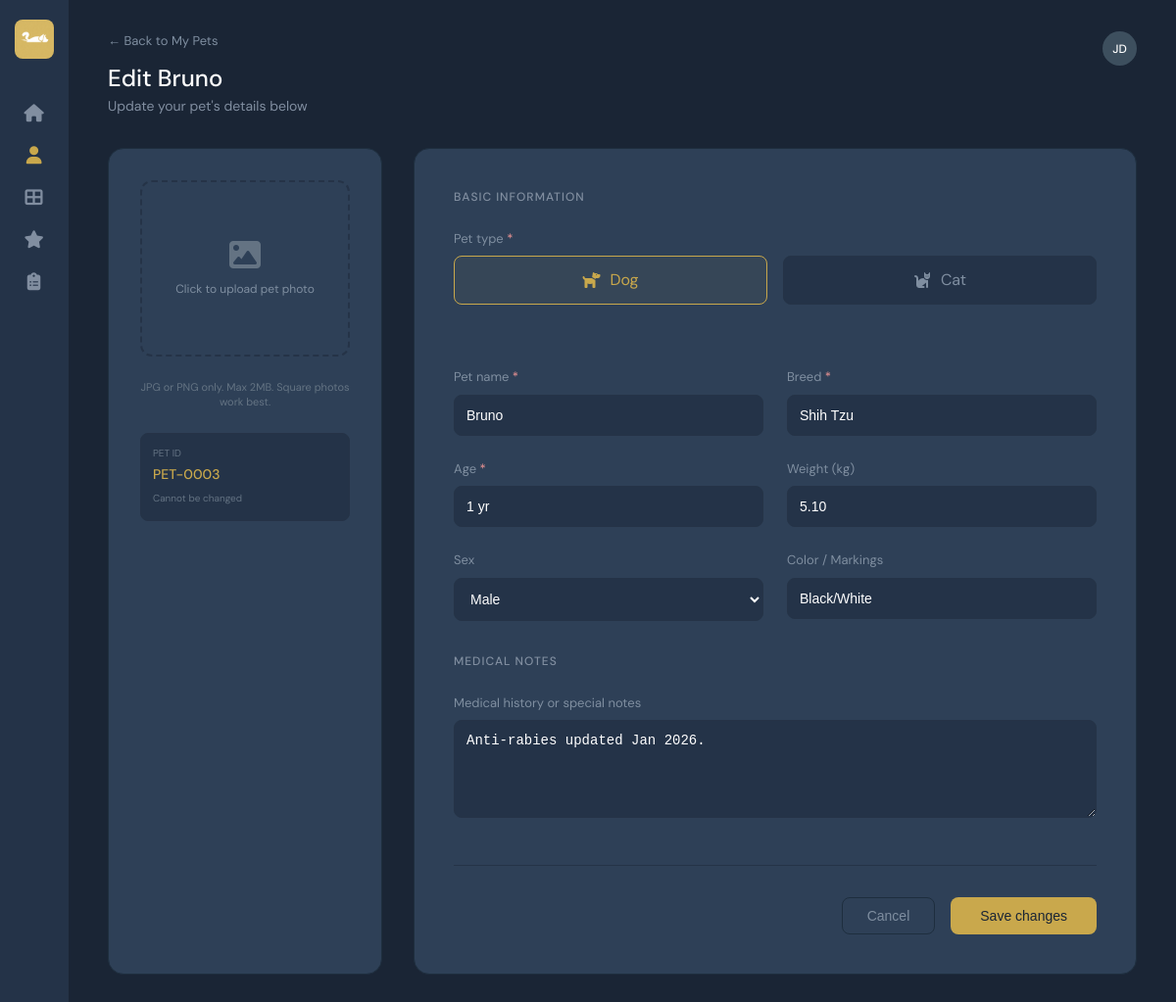
The page /user/edit_pet_page.php?pet_code=PET-0003 (signed in) on the database its author committed.
### tables this page shows
CREATE TABLE IF NOT EXISTS pets (
    pet_id        INT UNSIGNED AUTO_INCREMENT PRIMARY KEY,
    user_id       INT UNSIGNED NOT NULL,
    breed_id      INT UNSIGNED NOT NULL,
    pet_code      VARCHAR(20)  UNIQUE NOT NULL,
    name          VARCHAR(100) NOT NULL,
    date_of_birth DATE,
    weight        DECIMAL(5,2),
    sex           ENUM('Male', 'Female'),
    color         VARCHAR(100),
    medical_notes TEXT,
    photo         VARCHAR(255),
    created_at    TIMESTAMP DEFAULT CURRENT_TIMESTAMP,
    CONSTRAINT fk_pets_user  FOREIGN KEY (user_id)  REFERENCES users(user_id)  ON DELETE CASCADE,
    CONSTRAINT fk_pets_breed FOREIGN KEY (breed_id) REFERENCES breeds(breed_id)
);

CREATE TABLE IF NOT EXISTS breeds (
    breed_id   INT UNSIGNED AUTO_INCREMENT PRIMARY KEY,
    breed_name VARCHAR(100) NOT NULL,
    pet_type   ENUM('Dog', 'Cat') NOT NULL,
    UNIQUE KEY uq_breed (breed_name, pet_type)
);

### user/edit_pet_page.php (the view, shortened to what this page needs)
<?php
require_once __DIR__ . '/../db_connection.php';
$user_id = $_SESSION['user_id'];
$pet_code = trim($_GET['pet_code'] ?? '');
$pet = null;
try {
    $stmt = $pdo->prepare("
        SELECT p.*, b.breed_name, b.pet_type
        FROM pets p
        LEFT JOIN breeds b ON p.breed_id = b.breed_id
        WHERE p.pet_code = :pet_code AND p.user_id = :user_id
    ");
    $stmt->execute(['pet_code' => $pet_code, 'user_id' => $user_id]);
    $pet = $stmt->fetch();
} catch (PDOException $e) {
    error_log("Edit Pet fetch failure: " . $e->getMessage());
}
function dob_to_age($dob) {
    $birthdate = new DateTime($dob);
    $today = new DateTime('today');
    $age = $birthdate->diff($today);
    if ($age->y > 0) return $age->y . ($age->y == 1 ? ' yr' : ' yrs');
    return $age->d . ' days';
}
?>
<!doctype html>
<html lang="en">
  <head>
    <link rel="stylesheet" href="../template.css" />
    <link rel="stylesheet" href="../css/add_pet_page.css" />
    <link rel="stylesheet" href="https://cdnjs.cloudflare.com/ajax/libs/font-awesome/6.5.0/css/all.min.css" />
  </head>
  <body>
    <div class="dashboard-wrapper">
      <aside class="sidebar">
        <a href="../landing_page.html"><img src="../images/Wagura Logo 60x60.png" alt="Wagura" class="sidebar-logo" /></a>
        <ul class="sidebar-links">
          <li><a href="dashboard_page.php"><i class="fa-solid fa-house"></i></a></li>
          <li><a href="my_pet_page.php" class="active"><i class="fa-solid fa-user"></i></a></li>
          <li><a href="articles_page.html"><i class="fa-solid fa-table-cells-large"></i></a></li>
          <li><a href="daily_insights_page.html"><i class="fa-solid fa-star"></i></a></li>
          <li><a href="health_log_page.html"><i class="fa-solid fa-clipboard-list"></i></a></li>
        </ul>
      </aside>
      <main class="main-content">
        <header class="page-header">
          <div class="title-group">
            <a href="my_pet_page.php" class="back-link">← Back to My Pets</a>
            <h1>Edit <?php echo htmlspecialchars($pet['name']); ?></h1>
            <p>Update your pet's details below</p>
          </div>
          <div style="width:35px;height:35px;background:#3d4f5e;color:#fff;border-radius:50%;display:flex;align-items:center;justify-content:center;font-size:12px;font-weight:500;">
            <?php echo htmlspecialchars($_SESSION['initials']); ?>
          </div>
        </header>
        <div class="enroll-grid">
          <div class="upload-panel">
            <div class="photo-upload-box" id="photo-upload-box" style="cursor:pointer; position: relative; overflow: hidden;">
              <?php if (!empty($pet['photo'])): ?>
                <img id="photo-preview" src="<?php echo htmlspecialchars($pet['photo']); ?>" alt="Pet photo" style="width:100%;height:100%;object-fit:cover;border-radius:inherit;" />
              <?php else: ?>
                <i class="fa-solid fa-image" id="photo-icon"></i>
                <span id="photo-label">Click to upload pet photo</span>
              <?php endif; ?>
            </div>
            <p class="upload-info">JPG or PNG only. Max 2MB. Square photos work best.</p>
            <div class="id-box">
              <label>PET ID</label>
              <span><?php echo htmlspecialchars($pet['pet_code']); ?></span>
              <small>Cannot be changed</small>
            </div>
          </div>
          <div class="form-panel">
            <span class="section-label">BASIC INFORMATION</span>
            <div class="form-group" style="margin-bottom: 2rem">
              <label>Pet type <span>*</span></label>
              <div class="type-selector">
                <div class="type-option <?php echo strtolower($pet['pet_type']) === 'dog' ? 'active' : ''; ?>">
                  <i class="fa-solid fa-dog"></i> Dog
                </div>
                <div class="type-option <?php echo strtolower($pet['pet_type']) === 'cat' ? 'active' : ''; ?>">
                  <i class="fa-solid fa-cat"></i> Cat
                </div>
              </div>
            </div>
            <div class="form-row">
              <div class="form-group">
                <label>Pet name <span>*</span></label>
                <input type="text" id="edit-name" placeholder="e.g. Coco" value="<?php echo htmlspecialchars($pet['name']); ?>" />
              </div>
              <div class="form-group">
                <label>Breed <span>*</span></label>
                <input type="text" id="edit-breed" placeholder="e.g. Aspin, Shih Tzu" value="<?php echo htmlspecialchars($pet['breed_name']); ?>" />
              </div>
            </div>
            <div class="form-row">
              <div class="form-group">
                <label>Age <span>*</span></label>
                <input type="text" id="edit-age" placeholder="e.g. 2 years" value="<?php echo htmlspecialchars(dob_to_age($pet['date_of_birth'])); ?>" />
              </div>
              <div class="form-group">
                <label>Weight (kg)</label>
                <input type="text" id="edit-weight" placeholder="e.g. 8.5" value="<?php echo htmlspecialchars($pet['weight'] ?? ''); ?>" />
              </div>
            </div>
            <div class="form-row">
              <div class="form-group">
                <label>Sex</label>
                <select id="edit-sex">
                  <option value="Male" <?php echo $pet['sex'] === 'Male' ? 'selected' : ''; ?>>Male</option>
                </select>
              </div>
              <div class="form-group">
                <label>Color / Markings</label>
                <input type="text" id="edit-color" placeholder="e.g. Brown with white spots" value="<?php echo htmlspecialchars($pet['color'] ?? ''); ?>" />
              </div>
            </div>
            <span class="section-label" style="margin-top: 2rem">MEDICAL NOTES</span>
            <div class="form-group">
              <label>Medical history or special notes</label>
              <textarea id="edit-notes" placeholder="e.g. Vaccinated in March 2025..."><?php echo htmlspecialchars($pet['medical_notes'] ?? ''); ?></textarea>
            </div>
            <div class="form-footer">
              <button class="cancel-btn" onclick="window.location.href='my_pet_page.php'">Cancel</button>
              <button class="save-btn" id="edit-save-btn">Save changes</button>
            </div>
          </div>
        </div>
      </main>
    </div>
  </body>
</html>

### template.css (style rules this page uses)
:root { --bg-main: #1a2535; --bg-card: #2e4057; --bg-panel: #243348; --clr-accent: #c9a84c; --clr-accent-hover: #b8923d; --text-primary: #ffffff; --text-secondary: #7f8ea0; --text-muted: #818ea0; --text-faint: #647383; --input-bg: #1f2d3d; --input-border: #2a3d54; --border-subtle: #253347; --border-card: #1e2e3e; --tag-ph: #97c459; --tag-dogs: #85b7eb; --tag-cats: #fac775; --tag-symptoms: #f09595; --ff-primary: "DM Sans", sans-serif; }
*, *::before, *::after { box-sizing: border-box; margin: 0; padding: 0; }
body { min-height: 100vh; font-family: var(--ff-primary); background-color: var(--bg-main); color: var(--text-primary); line-height: 1.5; overflow-x: hidden; }
a { text-decoration: none; color: inherit; transition: all 0.2s ease; }
.dashboard-wrapper { display: flex; min-height: 100vh; width: 100%; overflow-x: hidden; align-items: stretch; }
.sidebar { width: 70px; background-color: var(--bg-panel); border-right: 1px solid var(--border-subtle); display: flex; flex-direction: column; align-items: center; padding: 20px 0; min-height: 100vh; z-index: 100; flex-shrink: 0; }
.sidebar-logo { width: 40px; height: 40px; border-radius: 8px; margin-bottom: 40px; object-fit: contain; }
.sidebar-links { list-style: none; display: flex; flex-direction: column; gap: 25px; }
.sidebar-links a { font-size: 18px; color: var(--text-muted); transition: all 0.2s ease; display: flex; align-items: center; justify-content: center; }
.sidebar-links a.active, .sidebar-links a:hover { color: var(--clr-accent); }

### rows shown on the page
pets: name "Bruno", pet_code "PET-0003", breed.breed_name "Shih Tzu", date_of_birth "1 yr", weight "5.10", sex "Male", color "Black/White", medical_notes "Anti-rabies updated Jan 2026."

### other values the page prints
$_SESSION['initials'] "JD"
